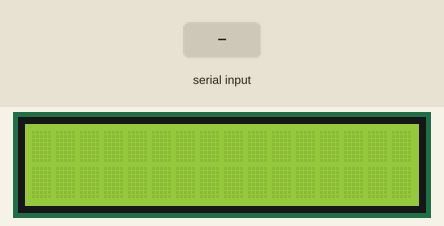
This sketch was run on a simulated Arduino Uno, built with avr-gcc and run on an emulated ATmega328P. Shown: 16×2 character LCD. The inputs (shaded band) are chosen by the test bench.

Above: at 4.2 s.
4.3 s: "G" received over Serial
At 4.7 s:
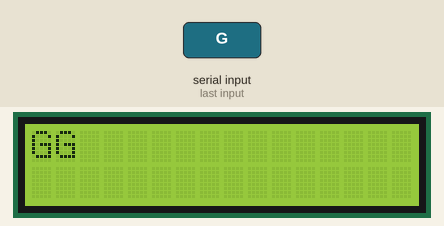
5.8 s: "S" received over Serial
At 7.0 s:
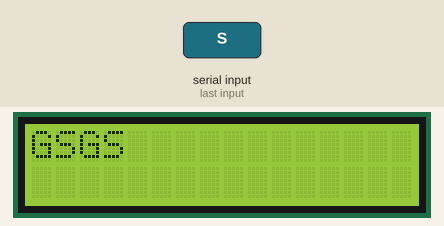
7.3 s: "#" received over Serial
At 7.35 s:
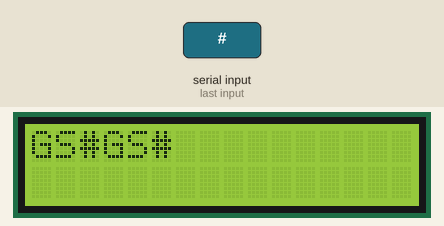
8.9 s: "1" received over Serial
At 9.5 s:
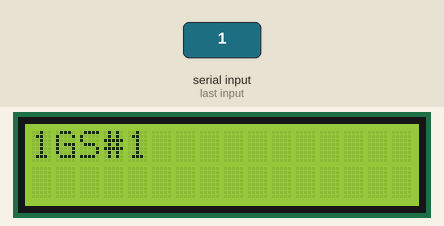
10.4 s: "G" received over Serial
At 11.6 s:
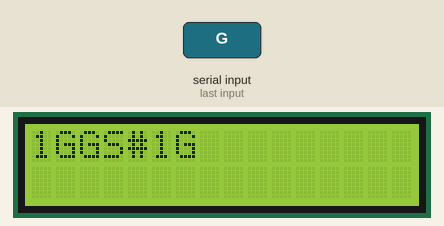
11.9 s: "S" received over Serial
At 12.9 s:
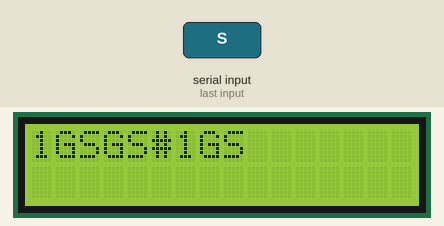
Timing chart, 0 to 14.4 s (numbered marks = the images above; inputs shaded):
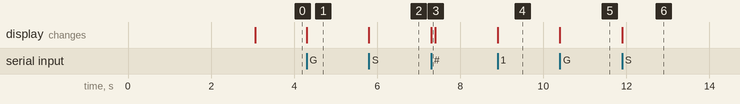

The sketch:

sharmila_zigbee_project.ino
```cpp
#include <LiquidCrystal.h>
const int rs = 2, en = 3, d4 = 4, d5 =5, d6 = 6, d7 = 7;
LiquidCrystal lcd(rs, en, d4, d5, d6, d7);
bool flag=false;
char data;
int count,add=0;
String str,sound="";
void setup() {
        lcd.begin(16,2);
        Serial.begin(9600);
        lcd.setCursor(0, 0);
        lcd.print("connecting....");
        delay(3000);
        lcd.clear();


}

void loop() {
  if(Serial.available()>0){
   lcd.setCursor(0, 0);
data=(Serial.read());
if(data=='G'||count<=4){
  count=count+1;
  str=str+data;
  add=0;
  lcd.print(str);
}
if(data=='S'||add<=4){
  add=add+1;
  count=0;
  sound=sound+data;
  lcd.print(sound);
}
delay(100);

if(data=='#'){
  str="";
  flag=false;
  lcd.clear();
  delay(1000);
}
  }
}
```

Measured:
- after the input at 4.3 s, the display: changes at once (image 1)
- after the input at 5.8 s, the display: changes at once (image 2)
- after the input at 7.3 s, the display: changes at once (image 3)
- after the input at 8.9 s, the display: changes at once (image 4)
- after the input at 10.4 s, the display: changes at once (image 5)
- after the input at 11.9 s, the display: changes at once (image 6)
